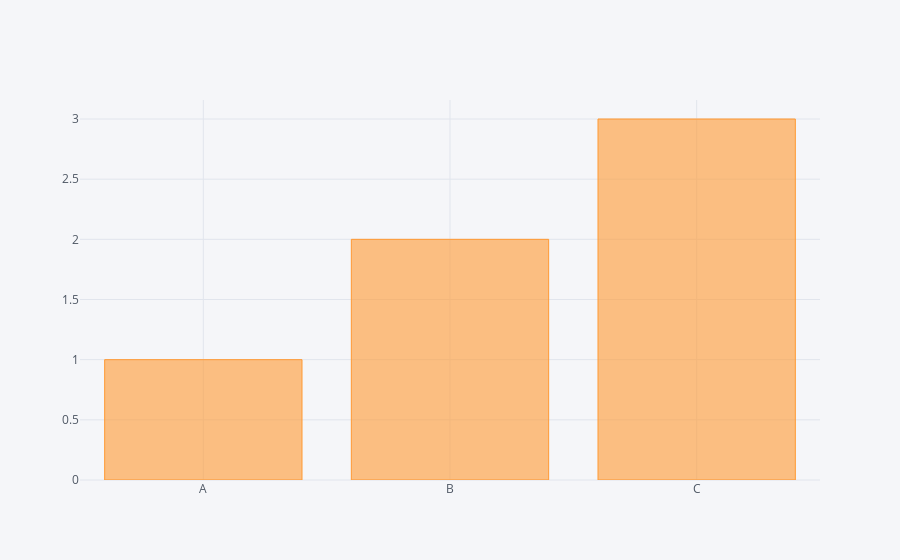

The code cell stored with this chart in its notebook:
### Code cell
df2.iplot(kind='bar', x='Category',y='Values' )

### Figure 1 — Plotly figure (JSON) as saved in the notebook; plotly's stock layout.template omitted (floating-point values rounded to 4 significant figures)
{"data": [{"marker": {"color": "rgba(255, 153, 51, 0.6)", "line": {"color": "rgba(255, 153, 51, 1.0)", "width": 1}}, "name": "Values", "orientation": "v", "text": "", "type": "bar", "x": ["A", "B", "C"], "y": [1, 2, 3]}], "layout": {"legend": {"bgcolor": "#F5F6F9", "font": {"color": "#4D5663"}}, "paper_bgcolor": "#F5F6F9", "plot_bgcolor": "#F5F6F9", "titlefont": {"color": "#4D5663"}, "xaxis1": {"gridcolor": "#E1E5ED", "showgrid": true, "tickfont": {"color": "#4D5663"}, "title": "", "titlefont": {"color": "#4D5663"}, "zerolinecolor": "#E1E5ED"}, "yaxis1": {"gridcolor": "#E1E5ED", "showgrid": true, "tickfont": {"color": "#4D5663"}, "title": "", "titlefont": {"color": "#4D5663"}, "zerolinecolor": "#E1E5ED"}}}
